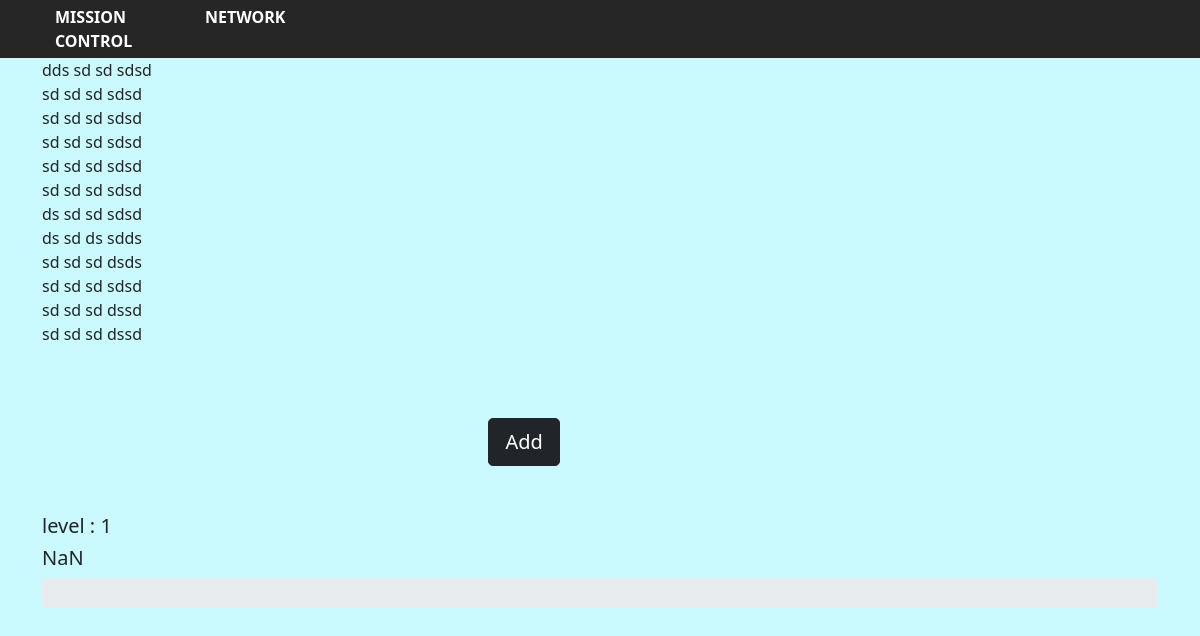
The page /network/network on the database as committed earlier.
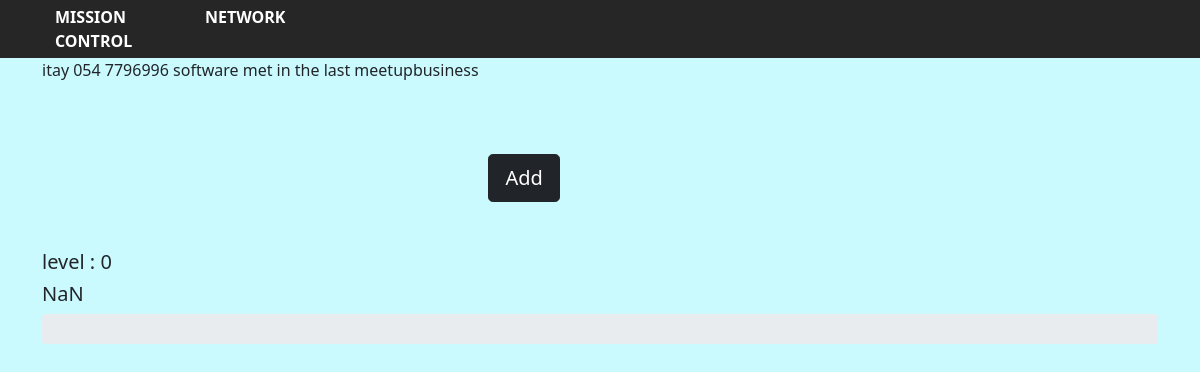
The same page on the database as committed later.
### productivity/models.py (models this page shows)
class Connections(models.Model):
    full_name = models.CharField(max_length=10)
    contact = models.CharField(max_length=10)
    title = models.CharField(max_length=30)
    desc = models.CharField(max_length=30)
    field = models.CharField(max_length=30)

### productivity/views.py (the view)
# urls.py: path("network/network", views.networkdb, name="networkdb"),
def networkdb(request):
    form = ConnectionForm()
    all_entries = Connections.objects.all()
    lenpeople = len(all_entries)
    level = floor(lenpeople/10)
    all_entries = Connections.objects.all()
    template = 'productivity/networkdb.html'
    return render(request, template,{"entries":all_entries,'form': form,'people':lenpeople,'level':level})

### productivity/templates/productivity/networkdb.html (shortened to what this page needs)
{% load static %}
<!DOCTYPE html>
<html>
<head>
    <link href="https://cdn.jsdelivr.net/npm/bootstrap@5.0.2/dist/css/bootstrap.min.css" rel="stylesheet">
    <link href="{% static 'css/knowledge.css' %}" rel="stylesheet">
</head>
<body>
    <nav>
        <ul>
            <li><a id ="link" href="{% url 'index' %}">Mission Control</a></li>
            <li><a id ="link" href="network">NetWork</a></li>
        </ul>
    </nav>
    <div class="container">
        {%for entry in entries %}
        <div class="row">
            <div class="col">
                <div>{{entry.full_name}} {{entry.contact}} {{entry.title}} {{entry.desc}}{{entry.field}}</div>
            </div>
        </div>
        {% endfor %}
          <br><br><br>
        <div class="row">
            <div class="col">
            <div id="addconnection">
                <a style="margin-left: 40%;" class="btn btn-dark btn-lg" href="{% url 'network' %}">Add</a>
            </div>
            </div>
        </div>
        <div class="row">
            <div class="col">
                <br><br>
                <h5 > level : {{level}}</h5>
                <h5 id="bar">  {{people}}</h5>
                <div class="progress" style="height: 30px;">
                  </div>
            </div>
        </div>
        </div>
</body>
</html>

Rows that differ between the two databases and show on the page:
removed Connections: full_name "dds", contact "sd", title "sd", desc "sd", field "sd"
removed Connections: full_name "sd", contact "sd", title "sd", desc "sd", field "sd"
removed Connections: full_name "sd", contact "sd", title "sd", desc "sd", field "sd"
removed Connections: full_name "sd", contact "sd", title "sd", desc "sd", field "sd"
removed Connections: full_name "sd", contact "sd", title "sd", desc "sd", field "sd"
removed Connections: full_name "sd", contact "sd", title "sd", desc "sd", field "sd"
removed Connections: full_name "ds", contact "sd", title "sd", desc "sd", field "sd"
removed Connections: full_name "ds", contact "sd", title "ds", desc "sd", field "ds"
removed Connections: full_name "sd", contact "sd", title "sd", desc "ds", field "ds"
removed Connections: full_name "sd", contact "sd", title "sd", desc "sd", field "sd"
removed Connections: full_name "sd", contact "sd", title "sd", desc "ds", field "sd"
removed Connections: full_name "sd", contact "sd", title "sd", desc "ds", field "sd"
added Connections: full_name "itay", contact "054 7796996", title "software", desc "met in the last meetup", field "business"
Other text that changed with them:
{{ level }}: "1" → "0"
